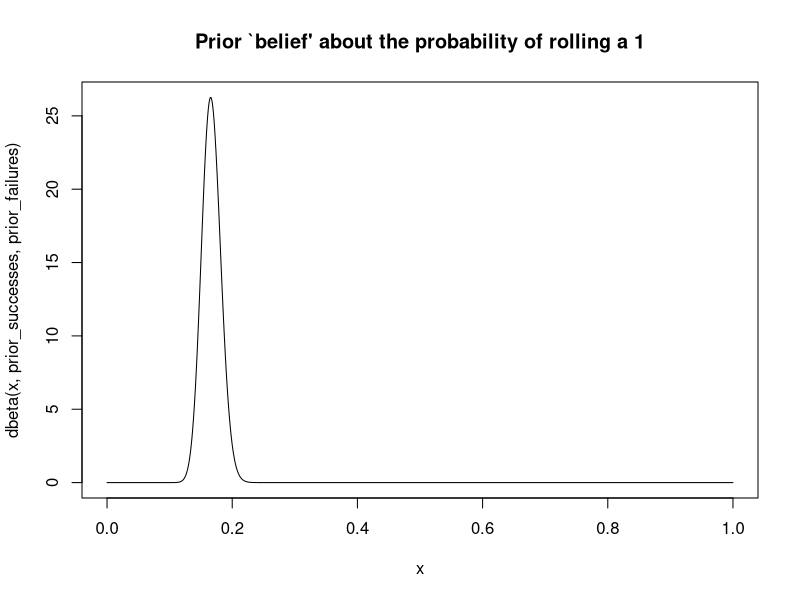
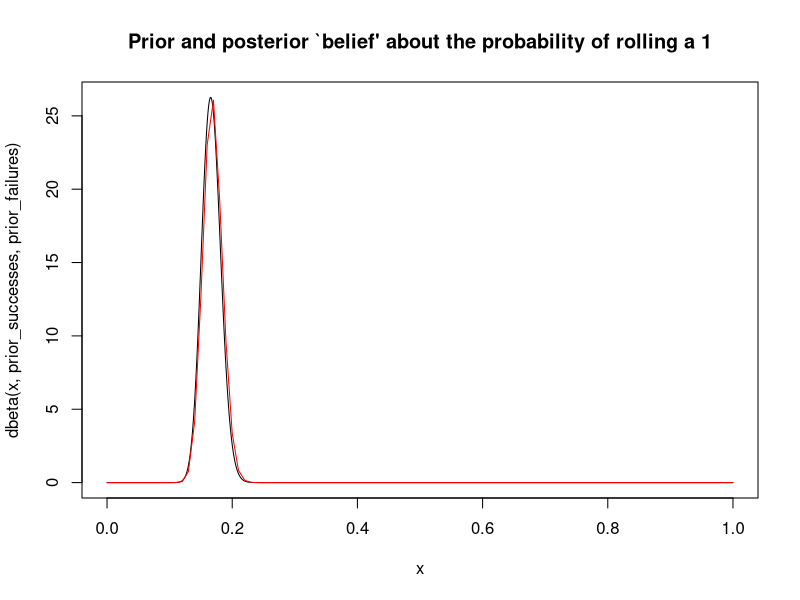

The R source for these figures, in order:
## ---- chunk 1
prior_successes <- 100
prior_failures <- 500
curve(dbeta(x, prior_successes, prior_failures), n = 1001,
      main="Prior `belief' about the probability of rolling a 1")
## ---- chunk 2
number_attempts    <- 10
observed_successes <- 3
observed_failures  <- number_attempts - observed_successes


curve(dbeta(x, prior_successes, prior_failures), n = 1001,
      main="Prior and posterior `belief' about the probability of rolling a 1")
curve(dbeta(x, 
            prior_successes + observed_successes, 
            prior_failures + observed_failures), 
      add=TRUE, col='red')
## ---- chunk 3
n <- 100
x <- runif(n)
y <- rnorm(n,x)

m <- lm(y~x)
summary(m)
